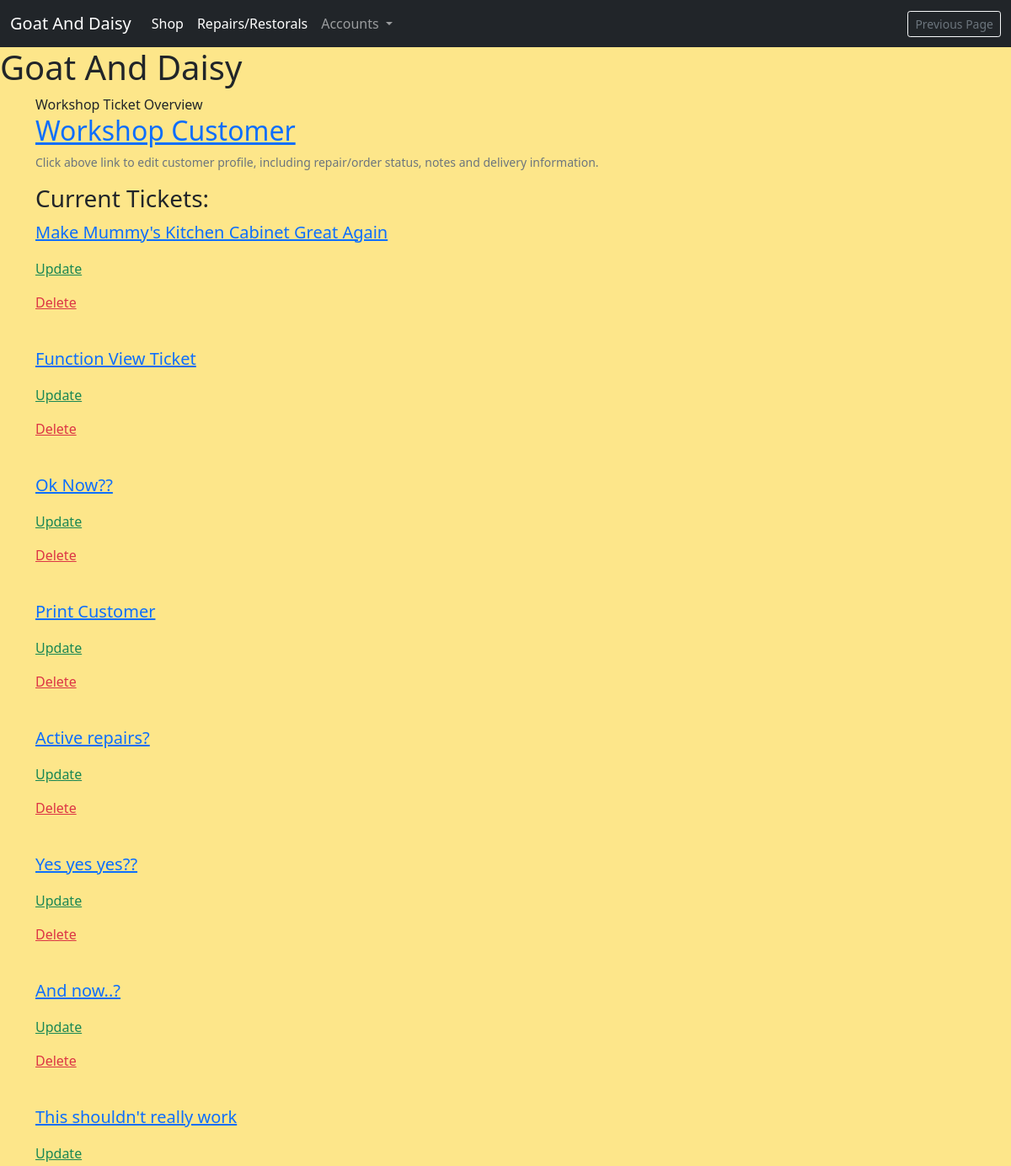
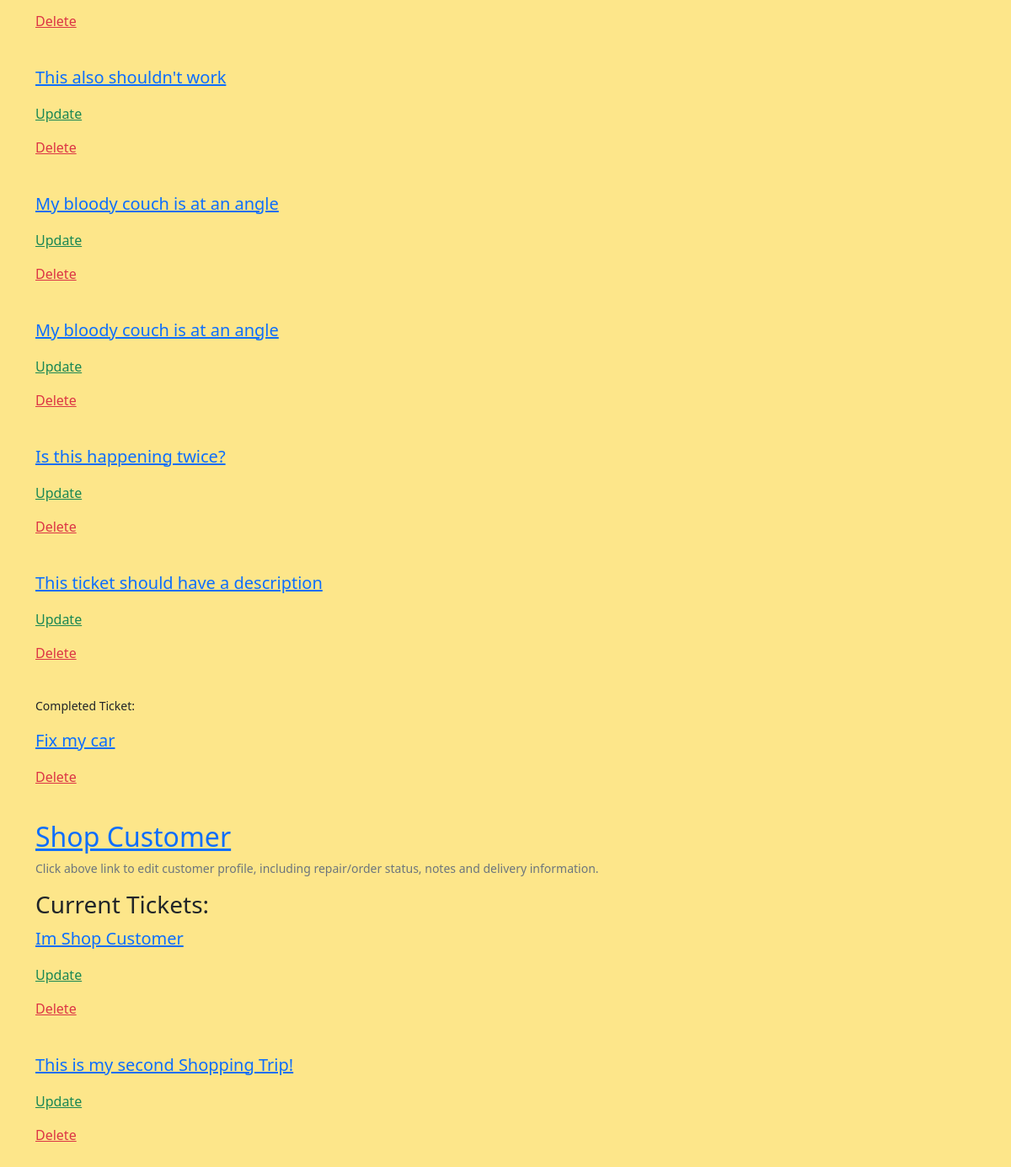
/workshop/ticket-overview/, run on an earlier commit of the app's database (2 pictures, top to bottom).
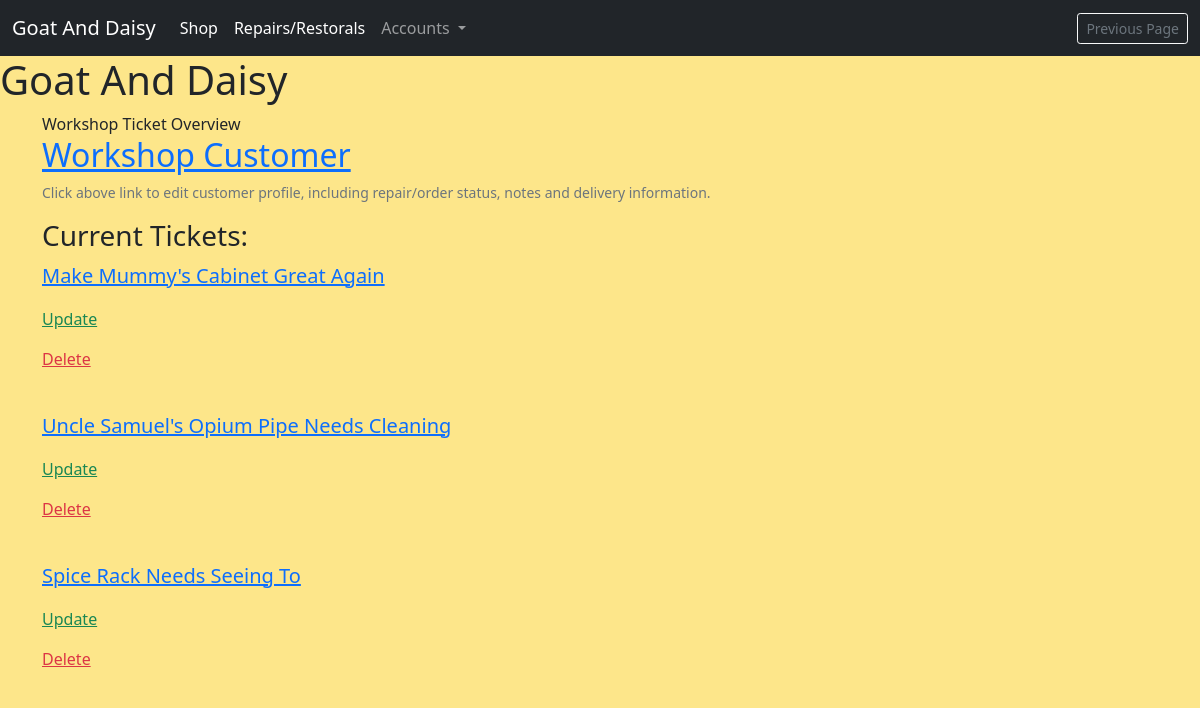
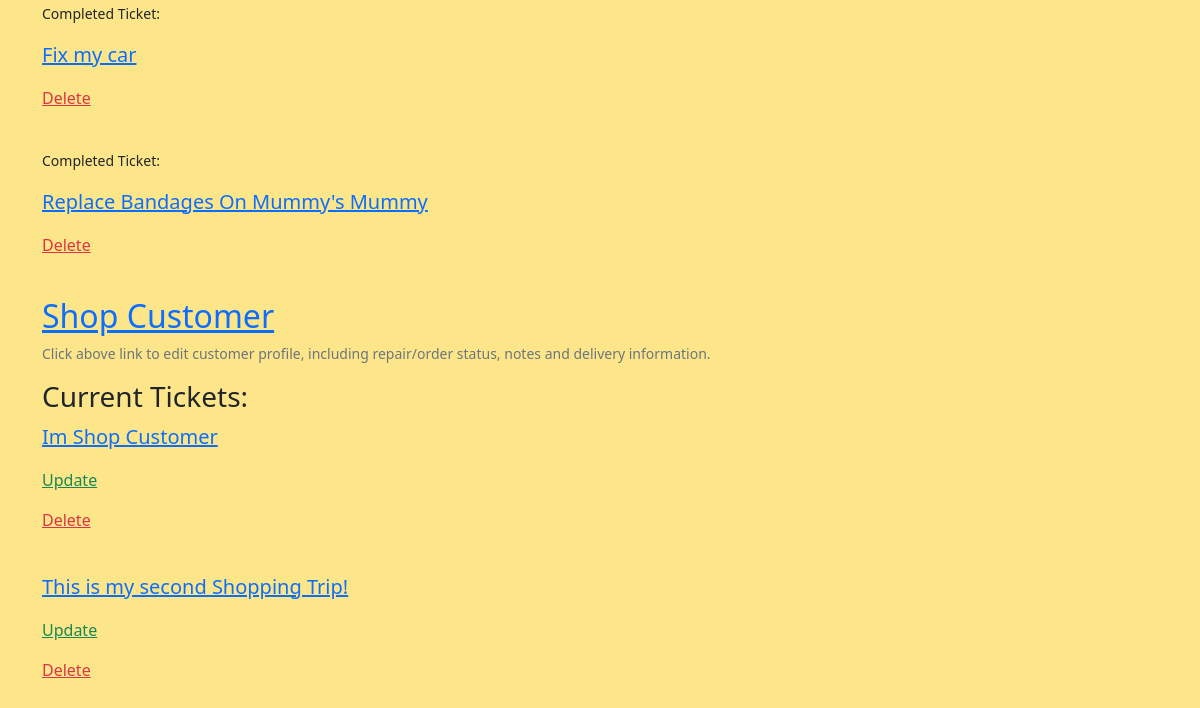
And on a later commit of the database (2 pictures, top to bottom).
### profiles/models.py (models this page shows, shortened)
class Customer(models.Model):
    username = models.OneToOneField(
        User, on_delete=models.CASCADE, null=True, editable=False)
    email = models.EmailField(unique=True, default="start@domain.dj")
    full_name = models.CharField(max_length=100, null=True, blank=True)
    address1 = models.CharField(max_length=100, null=True, blank=True)
    address2 = models.CharField(max_length=100, null=True, blank=True)
    postcode = models.CharField(max_length=40, null=True, blank=True)
    town_or_city = models.CharField(max_length=40, null=True, blank=True)
    country = models.CharField(max_length=40, null=True, blank=True)
    notes = models.TextField(null=True, blank=True)
    staff_notes = models.TextField(null=True, blank=True)
    has_active_shop_orders = models.BooleanField(default=False)
    has_active_repairs = models.BooleanField(default=False)

### repairs_restorals/models.py (models this page shows, shortened)
class ServiceTicket(models.Model):
    customer = models.ForeignKey(
        Customer, related_name='service_ticket', on_delete=models.PROTECT)
    workshop_staff_responsible = models.ForeignKey(
        StaffMember, related_name='staff_tickets', on_delete=models.PROTECT)
    title = models.CharField(max_length=255)
    date_created = models.DateField(auto_now_add=True, editable=False)
    last_updated = models.DateField(auto_now=True, editable=False)
    service_description = models.TextField()
    link_to_desired_materials_1 = models.URLField(null=True, blank=True)
    link_to_desired_materials_2 = models.URLField(null=True, blank=True)
    link_to_desired_materials_3 = models.URLField(null=True, blank=True)
    is_completed = models.BooleanField(default=False)

### repairs_restorals/views.py (the view)
# urls.py: path('ticket-overview/', views.WorkshopStaffTicketOverview.as_view(),
class WorkshopStaffTicketOverview(ListView):
    queryset = Customer.objects.prefetch_related(
        'service_ticket').filter(has_active_repairs=True)
    template_name = 'repairs_restorals/workshop_ticket_overview.html'
    context_object_name = 'customers'

### profiles/templatetags/user_in_group_tag.py (called while the page is built)
@register.filter(name='has_group')
def has_group(user, group_name):
    try:
        group = Group.objects.get(name=group_name)
    except Group.DoesNotExist:
        return False
    return group in user.groups.all()

### repairs_restorals/templates/repairs_restorals/workshop_ticket_overview.html
{% extends 'base.html' %}
{% block content %}
Workshop Ticket Overview
{% for customer in customers %}
    <a href="{% url 'customer_account_update' pk=customer.id %}">
        <p class="h2">{{ customer.full_name }}</p>
    </a>
    <p class="small text-muted">Click above link to edit customer profile, including repair/order status, notes and delivery information. </p>
    <p class="h3">Current Tickets: </p>
    {% for ticket in customer.service_ticket.all %}
    {% if not ticket.is_completed %}
        <a href="{% url 'service_ticket' pk=ticket.id %}">
            <p class="lead">{{ ticket.title }}</p>
        </a>
        <a href="{% url 'update_service_ticket' pk=ticket.id %}" class="text-success">
            <p>Update</p>
        </a>
        <a href="{% url 'ticket_delete' pk=ticket.id %}" class="text-danger">
            <p>Delete</p>
        </a>
        <br>
    {% endif %}
    {% endfor %}
            {% for ticket in customer.service_ticket.all %}
            {% if ticket.is_completed %}
            <p class="small">Completed Ticket: </p>
            <a href="{% url 'service_ticket' pk=ticket.id %}">
                <p class="lead">{{ ticket.title }}</p>
            </a>
            <a href="{% url 'ticket_delete' pk=ticket.id %}" class="text-danger">
                <p>Delete</p>
            </a>
            <br>
            {% endif %}
            {% endfor%}
{% endfor %}
{% endblock %}

### templates/base.html (shortened to what this page needs)
{% load static %}
{% load user_in_group_tag %}
<!doctype html>
<html lang="en">
  <head>
    <link href="https://cdn.jsdelivr.net/npm/bootstrap@5.1.3/dist/css/bootstrap.min.css" rel="stylesheet">
    <link rel="stylesheet" href="{% static 'css/tw-colours.css' %}">
    <link rel="stylesheet" href="{% static 'css/site_base_custom.css' %}">
  </head>
  <body>
    <nav class="navbar navbar-expand-lg navbar-dark bg-dark">
      <div class="container-fluid">
        <a class="navbar-brand" href="{% url 'index' %}">Goat And Daisy</a>
        <div class="collapse navbar-collapse" id="navbarSupportedContent">
          <ul class="navbar-nav me-auto mb-2 mb-lg-0">
            <li class="nav-item">
              <a class="nav-link active" aria-current="page" href="{% url 'shop' %}">Shop</a>
            </li>
            <li class="nav-item">
              <a class="nav-link active" aria-current="page" href="{% url 'workshop' %}">Repairs/Restorals</a>
            </li>
                <li class="nav-item dropdown">
                  <a class="nav-link dropdown-toggle" href="#" id="navbarDropdown" role="button" data-bs-toggle="dropdown" aria-expanded="false">
                    Accounts
                  </a>
            </li>
          </ul>
          <small><input class="text-muted btn btn-sm btn-outline-light" type=button value="Previous Page" onClick="javascript:history.go(-1);"></small>
        </div>
      </div>
    </nav>
    <h1>Goat And Daisy</h1>
    <main class="container">
    {% block content %}
    {% endblock %}
    </main>
  </body>
</html>

### static/css/site_base_custom.css (style rules this page uses)
body { background-color: var(--yellow-200); }

What changed in the data, as far as the page shows it:
removed ServiceTicket: title "Function View Ticket", shown under Customer "Workshop Customer"
removed ServiceTicket: title "Print Customer", shown under Customer "Workshop Customer"
removed ServiceTicket: title "Active repairs?", shown under Customer "Workshop Customer"
removed ServiceTicket: title "Yes yes yes??", shown under Customer "Workshop Customer"
removed ServiceTicket: title "And now..?", shown under Customer "Workshop Customer"
removed ServiceTicket: title "This shouldn't really work", shown under Customer "Workshop Customer"
removed ServiceTicket: title "This also shouldn't work", shown under Customer "Workshop Customer"
removed ServiceTicket: title "My bloody couch is at an angle", shown under Customer "Workshop Customer"
removed ServiceTicket: title "My bloody couch is at an angle", shown under Customer "Workshop Customer"
removed ServiceTicket: title "Is this happening twice?", shown under Customer "Workshop Customer"
changed Customer "Workshop Customer": gains ServiceTicket (title "Replace Bandages On Mummy's Mummy"); loses ServiceTicket (title "This ticket should have a description")
changed ServiceTicket: title "Make Mummy's Kitchen Cabinet Great Again" → "Make Mummy's Cabinet Great Again"
changed ServiceTicket: title "Ok Now??" → "Uncle Samuel's Opium Pipe Needs Cleaning"
added ServiceTicket: title "Spice Rack Needs Seeing To", shown under Customer "Workshop Customer"
